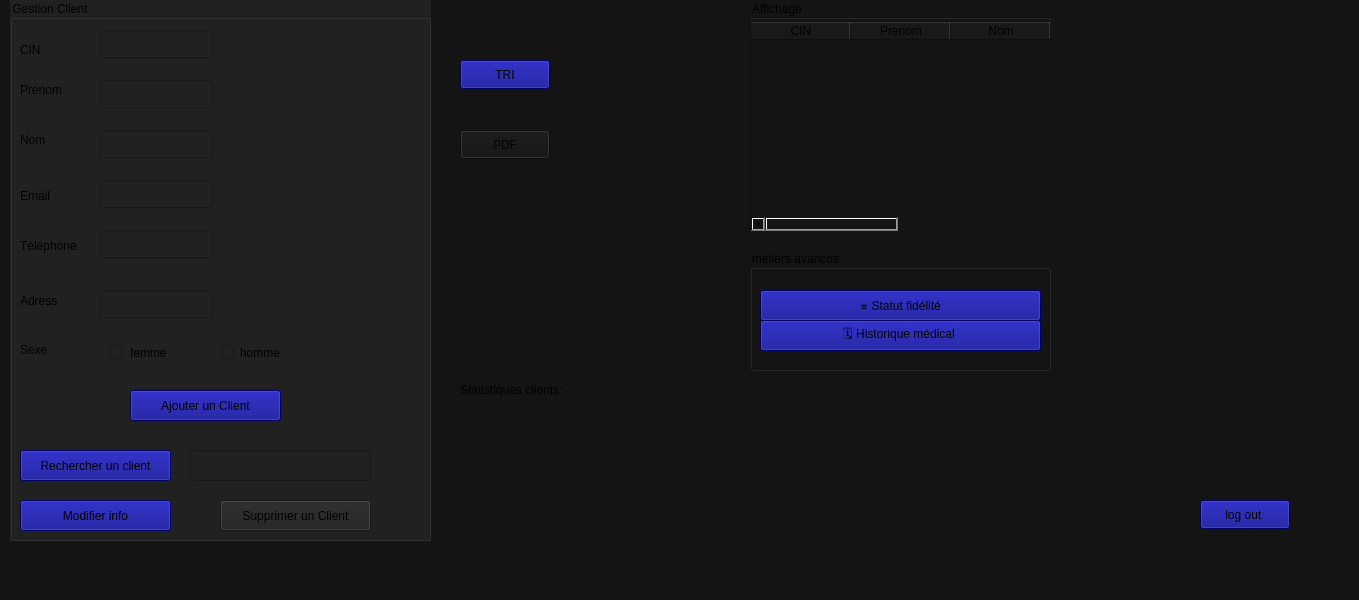
<?xml version="1.0" encoding="UTF-8"?>
<ui version="4.0">
 <class>MainWindow</class>
 <widget class="QMainWindow" name="MainWindow">
  <property name="geometry">
   <rect>
    <x>0</x>
    <y>0</y>
    <width>1359</width>
    <height>600</height>
   </rect>
  </property>
  <property name="windowTitle">
   <string>MainWindow</string>
  </property>
  <property name="styleSheet">
   <string notr="true">background-color: rgb(11, 11, 11);
background-color: rgb(20, 20, 20);</string>
  </property>
  <widget class="QWidget" name="centralwidget">
   <widget class="QGroupBox" name="groupBox">
    <property name="geometry">
     <rect>
      <x>10</x>
      <y>0</y>
      <width>421</width>
      <height>541</height>
     </rect>
    </property>
    <property name="styleSheet">
     <string notr="true">background-color: rgb(33, 33, 33);</string>
    </property>
    <property name="title">
     <string>Gestion Client</string>
    </property>
    <widget class="QLabel" name="label">
     <property name="geometry">
      <rect>
       <x>10</x>
       <y>40</y>
       <width>63</width>
       <height>20</height>
      </rect>
     </property>
     <property name="text">
      <string>CIN</string>
     </property>
    </widget>
    <widget class="QLabel" name="label_2">
     <property name="geometry">
      <rect>
       <x>10</x>
       <y>80</y>
       <width>63</width>
       <height>20</height>
      </rect>
     </property>
     <property name="text">
      <string>Prenom</string>
     </property>
    </widget>
    <widget class="QLabel" name="label_3">
     <property name="geometry">
      <rect>
       <x>10</x>
       <y>130</y>
       <width>63</width>
       <height>20</height>
      </rect>
     </property>
     <property name="text">
      <string>Nom</string>
     </property>
    </widget>
    <widget class="QLabel" name="label_4">
     <property name="geometry">
      <rect>
       <x>10</x>
       <y>180</y>
       <width>71</width>
       <height>31</height>
      </rect>
     </property>
     <property name="text">
      <string>Email </string>
     </property>
    </widget>
    <widget class="QLabel" name="label_5">
     <property name="geometry">
      <rect>
       <x>10</x>
       <y>290</y>
       <width>71</width>
       <height>21</height>
      </rect>
     </property>
     <property name="text">
      <string>Adress</string>
     </property>
    </widget>
    <widget class="QLineEdit" name="lineEdit">
     <property name="geometry">
      <rect>
       <x>90</x>
       <y>30</y>
       <width>113</width>
       <height>28</height>
      </rect>
     </property>
    </widget>
    <widget class="QLineEdit" name="lineEdit_2">
     <property name="geometry">
      <rect>
       <x>90</x>
       <y>80</y>
       <width>113</width>
       <height>28</height>
      </rect>
     </property>
    </widget>
    <widget class="QLineEdit" name="lineEdit_3">
     <property name="geometry">
      <rect>
       <x>90</x>
       <y>130</y>
       <width>113</width>
       <height>28</height>
      </rect>
     </property>
    </widget>
    <widget class="QLineEdit" name="lineEdit_4">
     <property name="geometry">
      <rect>
       <x>90</x>
       <y>180</y>
       <width>113</width>
       <height>28</height>
      </rect>
     </property>
    </widget>
    <widget class="QLineEdit" name="lineEdit_6">
     <property name="geometry">
      <rect>
       <x>90</x>
       <y>230</y>
       <width>113</width>
       <height>28</height>
      </rect>
     </property>
    </widget>
    <widget class="QLabel" name="label_6">
     <property name="geometry">
      <rect>
       <x>10</x>
       <y>230</y>
       <width>71</width>
       <height>31</height>
      </rect>
     </property>
     <property name="text">
      <string>Téléphone</string>
     </property>
    </widget>
    <widget class="QPushButton" name="pushButton">
     <property name="geometry">
      <rect>
       <x>120</x>
       <y>390</y>
       <width>151</width>
       <height>31</height>
      </rect>
     </property>
     <property name="styleSheet">
      <string notr="true">background-color: rgb(0, 0, 136);</string>
     </property>
     <property name="text">
      <string>Ajouter un Client</string>
     </property>
    </widget>
    <widget class="QPushButton" name="pushButton_2">
     <property name="geometry">
      <rect>
       <x>210</x>
       <y>500</y>
       <width>151</width>
       <height>31</height>
      </rect>
     </property>
     <property name="text">
      <string>Supprimer un Client</string>
     </property>
    </widget>
    <widget class="QPushButton" name="pushButton_3">
     <property name="geometry">
      <rect>
       <x>10</x>
       <y>500</y>
       <width>151</width>
       <height>31</height>
      </rect>
     </property>
     <property name="styleSheet">
      <string notr="true">background-color: rgb(0, 0, 136);</string>
     </property>
     <property name="text">
      <string>Modifier info</string>
     </property>
    </widget>
    <widget class="QPushButton" name="pushButton_4">
     <property name="geometry">
      <rect>
       <x>10</x>
       <y>450</y>
       <width>151</width>
       <height>31</height>
      </rect>
     </property>
     <property name="styleSheet">
      <string notr="true">background-color: rgb(0, 0, 136);</string>
     </property>
     <property name="text">
      <string>Rechercher un client</string>
     </property>
    </widget>
    <widget class="QLineEdit" name="lineEdit_5">
     <property name="geometry">
      <rect>
       <x>180</x>
       <y>450</y>
       <width>181</width>
       <height>31</height>
      </rect>
     </property>
    </widget>
    <widget class="QLineEdit" name="lineEdit_7">
     <property name="geometry">
      <rect>
       <x>90</x>
       <y>290</y>
       <width>113</width>
       <height>28</height>
      </rect>
     </property>
    </widget>
    <widget class="QRadioButton" name="radioButton">
     <property name="geometry">
      <rect>
       <x>100</x>
       <y>340</y>
       <width>111</width>
       <height>25</height>
      </rect>
     </property>
     <property name="text">
      <string>femme</string>
     </property>
    </widget>
    <widget class="QRadioButton" name="radioButton_2">
     <property name="geometry">
      <rect>
       <x>210</x>
       <y>340</y>
       <width>111</width>
       <height>25</height>
      </rect>
     </property>
     <property name="text">
      <string>homme</string>
     </property>
    </widget>
    <widget class="QLabel" name="label_8">
     <property name="geometry">
      <rect>
       <x>10</x>
       <y>340</y>
       <width>63</width>
       <height>20</height>
      </rect>
     </property>
     <property name="text">
      <string>Sexe </string>
     </property>
    </widget>
   </widget>
   <widget class="QGroupBox" name="groupBox_2">
    <property name="geometry">
     <rect>
      <x>750</x>
      <y>0</y>
      <width>301</width>
      <height>231</height>
     </rect>
    </property>
    <property name="title">
     <string>Affichage</string>
    </property>
    <widget class="QTableWidget" name="tableWidget">
     <property name="geometry">
      <rect>
       <x>0</x>
       <y>21</y>
       <width>341</width>
       <height>211</height>
      </rect>
     </property>
     <column>
      <property name="text">
       <string>CIN</string>
      </property>
     </column>
     <column>
      <property name="text">
       <string>Prenom</string>
      </property>
     </column>
     <column>
      <property name="text">
       <string>Nom</string>
      </property>
     </column>
     <column>
      <property name="text">
       <string>Email</string>
      </property>
     </column>
     <column>
      <property name="text">
       <string>Telephone</string>
      </property>
     </column>
     <column>
      <property name="text">
       <string>Adresse</string>
      </property>
     </column>
     <column>
      <property name="text">
       <string>Sexe</string>
      </property>
     </column>
    </widget>
   </widget>
   <widget class="QGroupBox" name="groupBox_3">
    <property name="geometry">
     <rect>
      <x>750</x>
      <y>250</y>
      <width>301</width>
      <height>121</height>
     </rect>
    </property>
    <property name="title">
     <string>métiers avancés</string>
    </property>
    <widget class="QPushButton" name="pushButton_8">
     <property name="geometry">
      <rect>
       <x>10</x>
       <y>40</y>
       <width>281</width>
       <height>31</height>
      </rect>
     </property>
     <property name="styleSheet">
      <string notr="true">background-color: rgb(0, 0, 136);</string>
     </property>
     <property name="text">
      <string>⭐ Statut fidélité</string>
     </property>
    </widget>
    <widget class="QPushButton" name="pushButton_5">
     <property name="geometry">
      <rect>
       <x>10</x>
       <y>70</y>
       <width>281</width>
       <height>31</height>
      </rect>
     </property>
     <property name="styleSheet">
      <string notr="true">background-color: rgb(0, 0, 136);</string>
     </property>
     <property name="text">
      <string>🗓️ Historique médical </string>
     </property>
    </widget>
   </widget>
   <widget class="QPushButton" name="pushButton_6">
    <property name="geometry">
     <rect>
      <x>460</x>
      <y>130</y>
      <width>90</width>
      <height>29</height>
     </rect>
    </property>
    <property name="text">
     <string>PDF</string>
    </property>
   </widget>
   <widget class="QLabel" name="label_7">
    <property name="geometry">
     <rect>
      <x>460</x>
      <y>380</y>
      <width>171</width>
      <height>20</height>
     </rect>
    </property>
    <property name="text">
     <string>Statistiques clients:</string>
    </property>
   </widget>
   <widget class="QPushButton" name="pushButton_7">
    <property name="geometry">
     <rect>
      <x>460</x>
      <y>60</y>
      <width>90</width>
      <height>29</height>
     </rect>
    </property>
    <property name="styleSheet">
     <string notr="true">background-color: rgb(0, 0, 255);
background-color: rgb(0, 0, 136);</string>
    </property>
    <property name="text">
     <string>TRI</string>
    </property>
   </widget>
   <widget class="QLabel" name="label_9">
    <property name="geometry">
     <rect>
      <x>450</x>
      <y>440</y>
      <width>251</width>
      <height>71</height>
     </rect>
    </property>
    <property name="text">
     <string/>
    </property>
    <property name="pixmap">
     <pixmap>../../../Downloads/icone-statistique-fond-clair-symbole-donnees-entreprise-graphique-analysant-analytique-contour-plat_.png</pixmap>
    </property>
    <property name="scaledContents">
     <bool>true</bool>
    </property>
   </widget>
   <widget class="QPushButton" name="pushButton_9">
    <property name="geometry">
     <rect>
      <x>1200</x>
      <y>500</y>
      <width>90</width>
      <height>29</height>
     </rect>
    </property>
    <property name="styleSheet">
     <string notr="true">background-color: rgb(0, 0, 136);</string>
    </property>
    <property name="text">
     <string>log out </string>
    </property>
   </widget>
  </widget>
  <widget class="QMenuBar" name="menubar">
   <property name="geometry">
    <rect>
     <x>0</x>
     <y>0</y>
     <width>1359</width>
     <height>25</height>
    </rect>
   </property>
  </widget>
  <widget class="QStatusBar" name="statusbar"/>
 </widget>
 <resources/>
 <connections/>
</ui>
